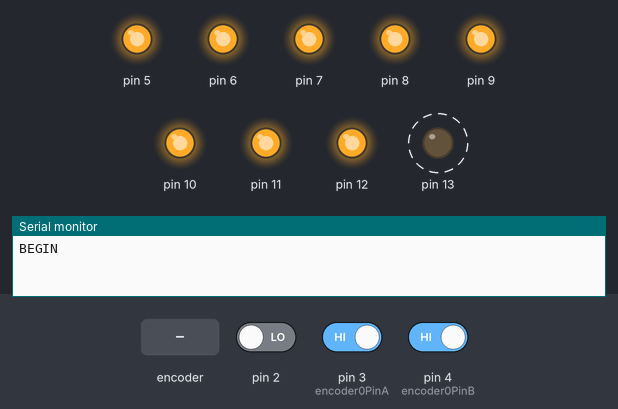
Bench run of a sketch on a simulated Arduino Uno, built with avr-gcc and run on an emulated ATmega328P. Shown: output pins drawn as LEDs (lit = HIGH), the last lines printed to the serial monitor. Dashed ring = blinking. The inputs (shaded band) are chosen by the test bench; at power-on: pin 2 LOW, pin 3 (encoder0PinA) HIGH, pin 4 (encoder0PinB) HIGH.

Above: at 1.2 s.
1.3 s: rotary encoder on pin 3 (encoder0PinA) / pin 4 (encoder0PinB) turned 1 step (first pin leading)
At 2.3 s:
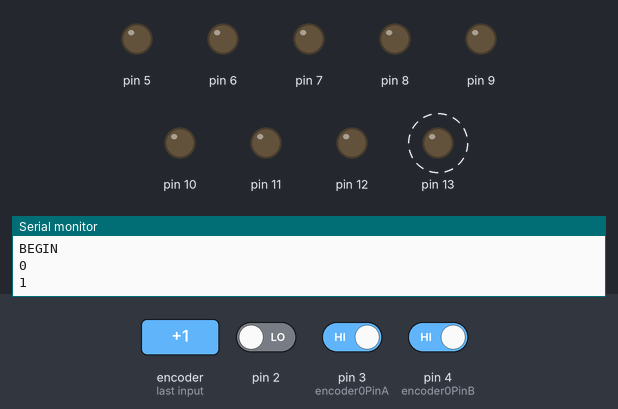
Timing chart, 0 to 10.5 s (numbered marks = the images above; inputs shaded):
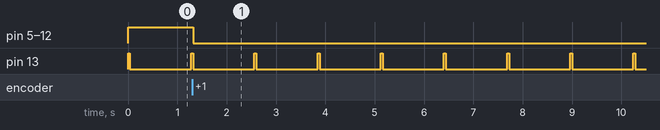

Measured:
- after the input at 1.3 s, pin 5–12: HIGH → LOW at once
- by itself, pin 13: alternates HIGH for 0.04 s and LOW for 1.2 s

The sketch:

rotary-encoder.ino
```cpp
byte counter = 0;

int encoder0PinA = 3;
int encoder0PinB = 4;
volatile int icount = 0;
volatile int encoder0Pos = 0;
int lastPos = 0;
byte encoder0PinALast = LOW;

void setup() {
  for(byte i=5;i<=12;i++) {
    pinMode(i, OUTPUT);
    digitalWrite(i, HIGH);
  }

  pinMode(13, OUTPUT);

  pinMode (encoder0PinA, INPUT);
  //digitalWrite(encoder0PinA, HIGH);//pull up resister
  pinMode (encoder0PinB, INPUT);
  //digitalWrite(encoder0PinB, HIGH);//pull up resister

  attachInterrupt(digitalPinToInterrupt(2), doReset, RISING);
  attachInterrupt(digitalPinToInterrupt(3), doEncoder, CHANGE);

  Serial.begin (38400);
  Serial.println("BEGIN");
  Serial.println();
}

void loop() {
  /*int a = digitalRead(encoder0PinA);
  int b = digitalRead(encoder0PinB);
  if (encoder0PinALast == LOW && a == HIGH) {
    if (b == LOW) {
      encoder0Pos--;
    } else {
      encoder0Pos++;
    }
    Serial.print (encoder0Pos);
    Serial.print (" ");
    Serial.print (a);
    Serial.print (" ");
    Serial.println (b);
  }
  encoder0PinALast = a;*/
  noInterrupts();
  int p = encoder0Pos;
  interrupts();
  if(lastPos != p) {
    /*Serial.print (icount);
    Serial.print (": ");
    Serial.print (p);
    Serial.print (" ");*/
    Serial.println (lastPos);
    lastPos = p;
  int pin = p/4;
  for(byte i=5;i<=12;i++)
    if(pin < 5 || pin > 12)
      digitalWrite(i,pin > 12 ? HIGH:LOW);
    else
      digitalWrite(i, pin == i ? LOW : HIGH);
  }

  digitalWrite(13,counter % 32 == 0?HIGH:LOW);
  counter++;
  if(counter>=128) {
    counter = 0;
  }
  delay(40);
}

void doReset() {
  encoder0Pos = 0;
}

void doEncoder() {
  //icount++;
  delayMicroseconds(50);
  byte a = digitalRead(encoder0PinA);
  byte b = digitalRead(encoder0PinB);
  delayMicroseconds(50);
  byte a2 = digitalRead(encoder0PinA);
  byte b2 = digitalRead(encoder0PinB);
  if(a != a2 || b != b2) {//inconsistent data, re-read it
    delayMicroseconds(50);
    byte a3 = digitalRead(encoder0PinA);
    byte b3 = digitalRead(encoder0PinB);
    if(a2 == a3)
      a = a2;
    if(b2 == b3)
      b = b2;
  }
  /*Serial.print (icount);
  Serial.print (": ");
  Serial.print (a);
  Serial.print (" ");
  Serial.print (b);
  Serial.print (" => ");
  Serial.println (encoder0Pos);*/
  if (a == b) {
      encoder0Pos--;
    } else {
      encoder0Pos++;
    }
  /*byte a = digitalRead(encoder0PinA);
  byte b = digitalRead(encoder0PinB);
  if(a != encoder0PinALast) {
    if (HIGH == b) {
      encoder0Pos++;
    } else {
      encoder0Pos--;
    }
    encoder0PinALast = a;
  }*/
}
```
